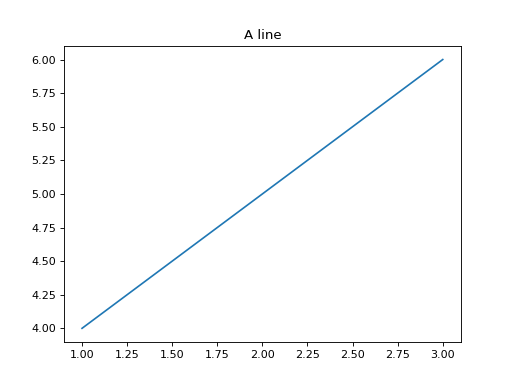

Recreate this plot in Python.
import matplotlib.pyplot as plt

plt.plot([1,2,3], [4,5,6])
plt.title('A line')
